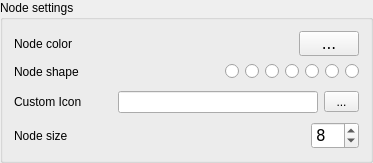
        <widget class="QGroupBox" name="nodesGroup">
         <property name="toolTip">
          <string>&lt;html&gt;&lt;head/&gt;&lt;body&gt;&lt;p&gt;&lt;span style=&quot; font-weight:600;&quot;&gt;Default node settings&lt;/span&gt;&lt;/p&gt;&lt;p&gt;Any change to these settings will apply to all existing nodes immediately.&lt;/p&gt;&lt;p&gt;Once you press OK, these settings will be saved and they will be used in all future SocNetV sessions.&lt;/p&gt;&lt;/body&gt;&lt;/html&gt;</string>
         </property>
         <property name="title">
          <string>Node settings</string>
         </property>
         <layout class="QVBoxLayout" name="verticalLayout_5">
          <item>
           <layout class="QHBoxLayout" name="horizontalLayout_4">
            <item>
             <widget class="QLabel" name="label_6">
              <property name="toolTip">
               <string>&lt;html&gt;&lt;head/&gt;&lt;body&gt;&lt;p&gt;&lt;span style=&quot; font-weight:600;&quot;&gt;Node color&lt;/span&gt;&lt;/p&gt;&lt;p&gt;Click the colored button to select a new color for all nodes.&lt;/p&gt;&lt;p&gt;Any change to this setting will apply to all existing nodes immediately.&lt;/p&gt;&lt;p&gt;This is a permanent setting. Once you press OK, it will be saved and used in all future SocNetV sessions as default node color when creating new nodes (except when loading network files which declare specific node settings).&lt;/p&gt;&lt;/body&gt;&lt;/html&gt;</string>
              </property>
              <property name="text">
               <string>Node color</string>
              </property>
             </widget>
            </item>
            <item>
             <spacer name="horizontalSpacer_5">
              <property name="font">
               <font>
                <family>DejaVu Sans</family>
                <pointsize>11</pointsize>
               </font>
              </property>
              <property name="orientation">
               <enum>Qt::Horizontal</enum>
              </property>
              <property name="sizeHint" stdset="0">
               <size>
                <width>40</width>
                <height>20</height>
               </size>
              </property>
             </spacer>
            </item>
            <item>
             <widget class="QToolButton" name="nodeColorBtn">
              <property name="minimumSize">
               <size>
                <width>60</width>
                <height>25</height>
               </size>
              </property>
              <property name="font">
               <font>
                <family>DejaVu Sans</family>
                <pointsize>11</pointsize>
               </font>
              </property>
              <property name="cursor">
               <cursorShape>PointingHandCursor</cursorShape>
              </property>
              <property name="toolTip">
               <string>&lt;html&gt;&lt;head/&gt;&lt;body&gt;&lt;p&gt;&lt;span style=&quot; font-weight:600;&quot;&gt;Node color&lt;/span&gt;&lt;/p&gt;&lt;p&gt;Click this button to select a new node color for all nodes.&lt;/p&gt;&lt;p&gt;Any change to this setting will apply to all existing nodes immediately.&lt;/p&gt;&lt;p&gt;This is a permanent setting. Once you press OK, it will be saved and used in all future SocNetV sessions as default node color when creating new nodes (except when loading network files which declare specific node settings).&lt;/p&gt;&lt;/body&gt;&lt;/html&gt;</string>
              </property>
              <property name="whatsThis">
               <string>&lt;html&gt;&lt;head/&gt;&lt;body&gt;&lt;p&gt;&lt;span style=&quot; font-weight:600;&quot;&gt;Node color&lt;/span&gt;&lt;/p&gt;&lt;p&gt;Click to select a new default node color.&lt;/p&gt;&lt;p&gt;Any change to this setting will apply to all existing nodes immediately.&lt;/p&gt;&lt;p&gt;This is a permanent setting. Once you press OK, it will be saved and used in all future SocNetV sessions as default node color.&lt;/p&gt;&lt;/body&gt;&lt;/html&gt;</string>
              </property>
              <property name="text">
               <string>...</string>
              </property>
              <property name="iconSize">
               <size>
                <width>60</width>
                <height>20</height>
               </size>
              </property>
             </widget>
            </item>
           </layout>
          </item>
          <item>
           <layout class="QHBoxLayout" name="horizontalLayout_5">
            <item>
             <widget class="QLabel" name="label_5">
              <property name="toolTip">
               <string>&lt;html&gt;&lt;head/&gt;&lt;body&gt;&lt;p&gt;&lt;span style=&quot; font-weight:600;&quot;&gt;Node shape&lt;/span&gt;&lt;/p&gt;&lt;p&gt;Click on any of the following shapes to select a new node shape for all nodes. &lt;/p&gt;&lt;p&gt;This will apply to all existing nodes immediately.&lt;/p&gt;&lt;p&gt;Once you press OK, the default node shape will be saved and it will be used in all future SocNetV sessions when creating new nodes (except when loading network files which declare specific shapes for nodes).&lt;/p&gt;&lt;/body&gt;&lt;/html&gt;</string>
              </property>
              <property name="text">
               <string>Node shape</string>
              </property>
             </widget>
            </item>
            <item>
             <spacer name="horizontalSpacer_4">
              <property name="font">
               <font>
                <family>DejaVu Sans</family>
                <pointsize>11</pointsize>
               </font>
              </property>
              <property name="orientation">
               <enum>Qt::Horizontal</enum>
              </property>
              <property name="sizeHint" stdset="0">
               <size>
                <width>40</width>
                <height>20</height>
               </size>
              </property>
             </spacer>
            </item>
            <item>
             <widget class="QRadioButton" name="nodeShapeRadioBox">
              <property name="font">
               <font>
                <family>DejaVu Sans</family>
                <pointsize>11</pointsize>
               </font>
              </property>
              <property name="toolTip">
               <string>&lt;html&gt;&lt;head/&gt;&lt;body&gt;&lt;p&gt;&lt;span style=&quot; font-weight:600;&quot;&gt;Node shape: Square&lt;/span&gt;&lt;/p&gt;&lt;p&gt;Change all node shapes to &amp;quot;square&amp;quot; or &amp;quot;box&amp;quot;.&lt;/p&gt;&lt;p&gt;This will apply to all existing nodes immediately.&lt;/p&gt;&lt;p&gt;Once you press OK, the &amp;quot;box&amp;quot; shape will be saved and it will be used in all future SocNetV sessions to create new nodes (except when loading network files which declare specific shapes for nodes).&lt;/p&gt;&lt;/body&gt;&lt;/html&gt;</string>
              </property>
              <property name="whatsThis">
               <string>&lt;html&gt;&lt;head/&gt;&lt;body&gt;&lt;p&gt;&lt;span style=&quot; font-weight:600;&quot;&gt;Default node shape&lt;/span&gt;&lt;/p&gt;&lt;p&gt;Click on any shape to select a new node shape for all nodes. This will apply to all existing nodes immediately.&lt;/p&gt;&lt;p&gt;Once you press OK, the default node shape will be saved and it will be used in all future SocNetV sessions.&lt;/p&gt;&lt;/body&gt;&lt;/html&gt;</string>
              </property>
              <property name="text">
               <string/>
              </property>
              <property name="icon">
               <iconset resource="../src.qrc">
                <normaloff>:/images/box.png</normaloff>:/images/box.png</iconset>
              </property>
             </widget>
            </item>
            <item>
             <widget class="QRadioButton" name="nodeShapeRadioCircle">
              <property name="font">
               <font>
                <family>DejaVu Sans</family>
                <pointsize>11</pointsize>
               </font>
              </property>
              <property name="toolTip">
               <string>&lt;html&gt;&lt;head/&gt;&lt;body&gt;&lt;p&gt;&lt;span style=&quot; font-weight:600;&quot;&gt;Node shape: Circle&lt;/span&gt;&lt;/p&gt;&lt;p&gt;Change all node shapes to &amp;quot;circle&amp;quot;.&lt;/p&gt;&lt;p&gt;This will apply to all existing nodes immediately.&lt;/p&gt;&lt;p&gt;Once you press OK, the &amp;quot;circle&amp;quot; shape will be saved and it will be used in all future SocNetV sessions to create new nodes (except when loading network files which declare specific shapes for nodes).&lt;/p&gt;&lt;/body&gt;&lt;/html&gt;</string>
              </property>
              <property name="text">
               <string/>
              </property>
              <property name="icon">
               <iconset resource="../src.qrc">
                <normaloff>:/images/circle.png</normaloff>:/images/circle.png</iconset>
              </property>
             </widget>
            </item>
            <item>
             <widget class="QRadioButton" name="nodeShapeRadioDiamond">
              <property name="font">
               <font>
                <family>DejaVu Sans</family>
                <pointsize>11</pointsize>
               </font>
              </property>
              <property name="toolTip">
               <string>&lt;html&gt;&lt;head/&gt;&lt;body&gt;&lt;p&gt;&lt;span style=&quot; font-weight:600;&quot;&gt;Node shape: Diamond&lt;/span&gt;&lt;/p&gt;&lt;p&gt;Change all node shapes to &amp;quot;diamond&amp;quot;.&lt;/p&gt;&lt;p&gt;This will apply to all existing nodes immediately.&lt;/p&gt;&lt;p&gt;Once you press OK, the &amp;quot;diamond&amp;quot; shape will be saved and it will be used in all future SocNetV sessions to create new nodes (except when loading network files which declare specific shapes for nodes).&lt;/p&gt;&lt;/body&gt;&lt;/html&gt;</string>
              </property>
              <property name="text">
               <string/>
              </property>
              <property name="icon">
               <iconset resource="../src.qrc">
                <normaloff>:/images/diamond.png</normaloff>:/images/diamond.png</iconset>
              </property>
             </widget>
            </item>
            <item>
             <widget class="QRadioButton" name="nodeShapeRadioEllipse">
              <property name="font">
               <font>
                <family>DejaVu Sans</family>
                <pointsize>11</pointsize>
               </font>
              </property>
              <property name="toolTip">
               <string>&lt;html&gt;&lt;head/&gt;&lt;body&gt;&lt;p&gt;&lt;span style=&quot; font-weight:600;&quot;&gt;Node shape: Ellipse&lt;/span&gt;&lt;/p&gt;&lt;p&gt;Change all node shapes to &amp;quot;ellipse&amp;quot;.&lt;/p&gt;&lt;p&gt;This will apply to all existing nodes immediately.&lt;/p&gt;&lt;p&gt;Once you press OK, the &amp;quot;ellipse&amp;quot; shape will be saved and it will be used in all future SocNetV sessions when creating new nodes (except when loading network files which declare specific shapes for nodes).&lt;/p&gt;&lt;/body&gt;&lt;/html&gt;</string>
              </property>
              <property name="text">
               <string/>
              </property>
              <property name="icon">
               <iconset resource="../src.qrc">
                <normaloff>:/images/ellipse.png</normaloff>:/images/ellipse.png</iconset>
              </property>
             </widget>
            </item>
            <item>
             <widget class="QRadioButton" name="nodeShapeRadioTriangle">
              <property name="font">
               <font>
                <family>DejaVu Sans</family>
                <pointsize>11</pointsize>
               </font>
              </property>
              <property name="toolTip">
               <string>&lt;html&gt;&lt;head/&gt;&lt;body&gt;&lt;p&gt;&lt;span style=&quot; font-weight:600;&quot;&gt;Node shape: Star&lt;/span&gt;&lt;/p&gt;&lt;p&gt;Change all node shapes to &amp;quot;star&amp;quot;.&lt;/p&gt;&lt;p&gt;This will apply to all existing nodes immediately.&lt;/p&gt;&lt;p&gt;Once you press OK, the &amp;quot;star&amp;quot; shape will be saved and it will be used in all future SocNetV sessions to create new nodes (except when loading network files which declare specific shapes for nodes).&lt;/p&gt;&lt;/body&gt;&lt;/html&gt;</string>
              </property>
              <property name="text">
               <string/>
              </property>
              <property name="icon">
               <iconset resource="../src.qrc">
                <normaloff>:/images/triangle.png</normaloff>:/images/triangle.png</iconset>
              </property>
             </widget>
            </item>
            <item>
             <widget class="QRadioButton" name="nodeShapeRadioStar">
              <property name="font">
               <font>
                <family>DejaVu Sans</family>
                <pointsize>11</pointsize>
               </font>
              </property>
              <property name="toolTip">
               <string>&lt;html&gt;&lt;head/&gt;&lt;body&gt;&lt;p&gt;&lt;span style=&quot; font-weight:600;&quot;&gt;Node shape: Triangle&lt;/span&gt;&lt;/p&gt;&lt;p&gt;Change all node shapes to &amp;quot;triangle&amp;quot;.&lt;/p&gt;&lt;p&gt;This will apply to all existing nodes immediately.&lt;/p&gt;&lt;p&gt;Once you press OK, the &amp;quot;triangle&amp;quot; shape will be saved and it will be used in all future SocNetV sessions to create new nodes (except when loading network files which declare specific shapes for nodes).&lt;/p&gt;&lt;/body&gt;&lt;/html&gt;</string>
              </property>
              <property name="text">
               <string/>
              </property>
              <property name="icon">
               <iconset resource="../src.qrc">
                <normaloff>:/images/star.png</normaloff>:/images/star.png</iconset>
              </property>
             </widget>
            </item>
            <item>
             <widget class="QRadioButton" name="nodeShapeRadioIcon">
              <property name="font">
               <font>
                <family>DejaVu Sans</family>
                <pointsize>11</pointsize>
               </font>
              </property>
              <property name="toolTip">
               <string>&lt;html&gt;&lt;head/&gt;&lt;body&gt;&lt;p&gt;&lt;span style=&quot; font-weight:600;&quot;&gt;Node shape: Icon&lt;/span&gt;&lt;/p&gt;&lt;p&gt;Change all node shapes to &amp;quot;icon&amp;quot;. The icon file must be defined below in the &amp;quot;Custom Icon&amp;quot; widget.&lt;/p&gt;&lt;p&gt;This will apply to all existing nodes immediately.&lt;/p&gt;&lt;p&gt;Once you press OK, the &amp;quot;icon&amp;quot; shape will be saved and it will be used in all future SocNetV sessions to create new nodes (except when loading network files which declare specific shapes for nodes).&lt;/p&gt;&lt;/body&gt;&lt;/html&gt;</string>
              </property>
              <property name="text">
               <string/>
              </property>
              <property name="icon">
               <iconset resource="../src.qrc">
                <normaloff>:/images/export_photo_48px.svg</normaloff>:/images/export_photo_48px.svg</iconset>
              </property>
             </widget>
            </item>
           </layout>
          </item>
          <item>
           <layout class="QHBoxLayout" name="horizontalLayout_25">
            <item>
             <widget class="QLabel" name="label_24">
              <property name="toolTip">
               <string>&lt;html&gt;&lt;head/&gt;&lt;body&gt;&lt;p&gt;&lt;span style=&quot; font-weight:600;&quot;&gt;Background image&lt;/span&gt;&lt;/p&gt;&lt;p&gt;Click the button on the right to select a new background image.&lt;/p&gt;&lt;p&gt;If the file does not exist, the default background color will be used.&lt;/p&gt;&lt;p&gt;This is a permanent setting. Once you press OK, it will be saved and will be the default of the application every time you run SocNetV - until you change it again.&lt;/p&gt;&lt;p&gt;&lt;br/&gt;&lt;/p&gt;&lt;/body&gt;&lt;/html&gt;</string>
              </property>
              <property name="text">
               <string>Custom Icon</string>
              </property>
             </widget>
            </item>
            <item>
             <spacer name="horizontalSpacer_24">
              <property name="orientation">
               <enum>Qt::Horizontal</enum>
              </property>
              <property name="sizeHint" stdset="0">
               <size>
                <width>30</width>
                <height>28</height>
               </size>
              </property>
             </spacer>
            </item>
            <item>
             <widget class="QLineEdit" name="nodeIconSelectEdit">
              <property name="minimumSize">
               <size>
                <width>200</width>
                <height>0</height>
               </size>
              </property>
              <property name="toolTip">
               <string>&lt;html&gt;&lt;head/&gt;&lt;body&gt;&lt;p&gt;&lt;span style=&quot; font-weight:600;&quot;&gt;Background image&lt;/span&gt;&lt;/p&gt;&lt;p&gt;This is the path of the default background image. &lt;/p&gt;&lt;p&gt;Click the button on the right to select a new background image.&lt;/p&gt;&lt;p&gt;If the file does not exist, the default background color will be used.&lt;/p&gt;&lt;p&gt;This is a permanent setting. Once you press OK, it will be saved and will be the default of the application every time you run SocNetV - until you change it again.&lt;/p&gt;&lt;p&gt;&lt;br/&gt;&lt;/p&gt;&lt;/body&gt;&lt;/html&gt;</string>
              </property>
              <property name="whatsThis">
               <string>&lt;html&gt;&lt;head/&gt;&lt;body&gt;&lt;p&gt;&lt;span style=&quot; font-weight:600;&quot;&gt;Background image&lt;/span&gt;&lt;/p&gt;&lt;p&gt;This is the path of the default background image. &lt;/p&gt;&lt;p&gt;Click the button on the right to select a new background image.&lt;/p&gt;&lt;p&gt;This is a permanent setting, it will be the default of the application every time you run SocNetV. If the file does not exist, the default background color will be used.&lt;/p&gt;&lt;/body&gt;&lt;/html&gt;</string>
              </property>
             </widget>
            </item>
            <item>
             <widget class="QToolButton" name="nodeIconSelectButton">
              <property name="sizePolicy">
               <sizepolicy hsizetype="Fixed" vsizetype="Fixed">
                <horstretch>0</horstretch>
                <verstretch>0</verstretch>
               </sizepolicy>
              </property>
              <property name="minimumSize">
               <size>
                <width>35</width>
                <height>0</height>
               </size>
              </property>
              <property name="toolTip">
               <string>&lt;html&gt;&lt;head/&gt;&lt;body&gt;&lt;p&gt;&lt;span style=&quot; font-weight:600;&quot;&gt;Background image&lt;/span&gt;&lt;/p&gt;&lt;p&gt;Click this button to select a new background image.&lt;/p&gt;&lt;p&gt;If the file does not exist, the default background color will be used.&lt;/p&gt;&lt;p&gt;This is a permanent setting. Once you press OK, it will be saved and will be the default of the application every time you run SocNetV - until you change it again.&lt;/p&gt;&lt;p&gt;&lt;br/&gt;&lt;/p&gt;&lt;/body&gt;&lt;/html&gt;</string>
              </property>
              <property name="whatsThis">
               <string>&lt;html&gt;&lt;head/&gt;&lt;body&gt;&lt;p&gt;&lt;span style=&quot; font-weight:600;&quot;&gt;Background image&lt;/span&gt;&lt;/p&gt;&lt;p&gt;Click this button to select a new background image.&lt;/p&gt;&lt;p&gt;This is a permanent setting, it will be the default of the application every time you run SocNetV. If the file does not exist, the default background color will be used.&lt;/p&gt;&lt;/body&gt;&lt;/html&gt;</string>
              </property>
              <property name="text">
               <string>...</string>
              </property>
             </widget>
            </item>
           </layout>
          </item>
          <item>
           <layout class="QHBoxLayout" name="horizontalLayout_6">
            <item>
             <widget class="QLabel" name="label_3">
              <property name="toolTip">
               <string>&lt;html&gt;&lt;head/&gt;&lt;body&gt;&lt;p&gt;&lt;span style=&quot; font-weight:600;&quot;&gt;Node size&lt;/span&gt;&lt;/p&gt;&lt;p&gt;Use the spin box to select a new size (in pixels) for all nodes. &lt;/p&gt;&lt;p&gt;Actual node size will vary according to selected shape. For instance, if the selected shape is circle and the selected size is 8, then the circle will have a diameter of 16 pixels. &lt;/p&gt;&lt;p&gt;Any change to this setting will apply to all existing nodes immediately.&lt;/p&gt;&lt;p&gt;This is a permanent setting. Once you press OK, it will be saved and used in all future SocNetV sessions as default node size when creating new nodes (except when loading network files which declare specific node settings).&lt;/p&gt;&lt;/body&gt;&lt;/html&gt;</string>
              </property>
              <property name="text">
               <string>Node size</string>
              </property>
             </widget>
            </item>
            <item>
             <spacer name="horizontalSpacer_6">
              <property name="font">
               <font>
                <family>DejaVu Sans</family>
                <pointsize>11</pointsize>
               </font>
              </property>
              <property name="orientation">
               <enum>Qt::Horizontal</enum>
              </property>
              <property name="sizeHint" stdset="0">
               <size>
                <width>40</width>
                <height>20</height>
               </size>
              </property>
             </spacer>
            </item>
            <item>
             <widget class="QSpinBox" name="nodeSizeSpin">
              <property name="font">
               <font>
                <family>DejaVu Sans</family>
                <pointsize>11</pointsize>
               </font>
              </property>
              <property name="cursor">
               <cursorShape>SizeVerCursor</cursorShape>
              </property>
              <property name="toolTip">
               <string>&lt;html&gt;&lt;head/&gt;&lt;body&gt;&lt;p&gt;&lt;span style=&quot; font-weight:600;&quot;&gt;Node size&lt;/span&gt;&lt;/p&gt;&lt;p&gt;Select a new size for all nodes. Actual node size will vary according to selected shape. For instance, if the selected shape is circle  and the size is 8, then the circle will have a diameter of 16 pixels. &lt;/p&gt;&lt;p&gt;Any change to this setting will apply to all existing nodes immediately.&lt;/p&gt;&lt;p&gt;This is a permanent setting. Once you press OK, it will be saved and used in all future SocNetV sessions as default node size.&lt;/p&gt;&lt;/body&gt;&lt;/html&gt;</string>
              </property>
              <property name="minimum">
               <number>1</number>
              </property>
              <property name="value">
               <number>8</number>
              </property>
             </widget>
            </item>
           </layout>
          </item>
         </layout>
        </widget>
